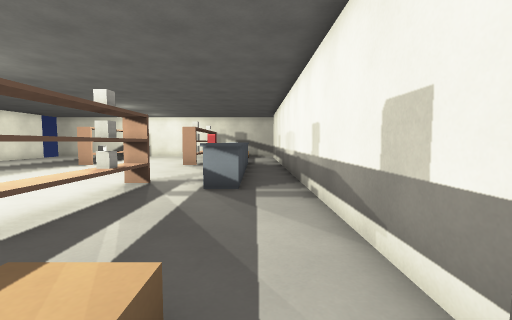
[1] (above)

16 first-person views from a walk through a Godot game level. The camera is 1.2 m above the floor, tilts 4° down and sees 90° across. The floor is counted in squares, 1 m on a side. Each view is taken from the middle of a square. On the plan, view 1 faces up. The plan holds only what a view shows up to about 12 squares ahead; the rest is blank. Characters and animated objects are left out. Door leaves are left out where a doorway can be walked through.

[2]
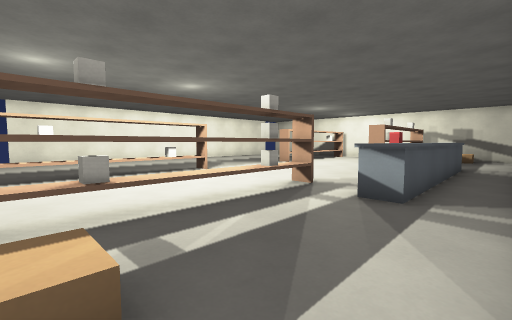

[3]
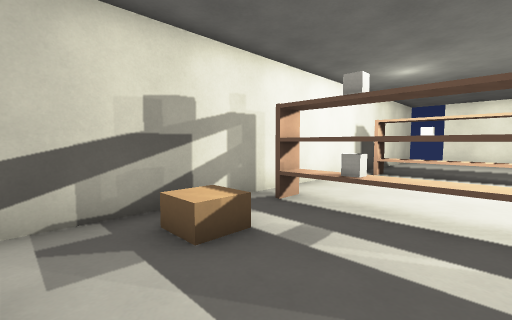

[4]
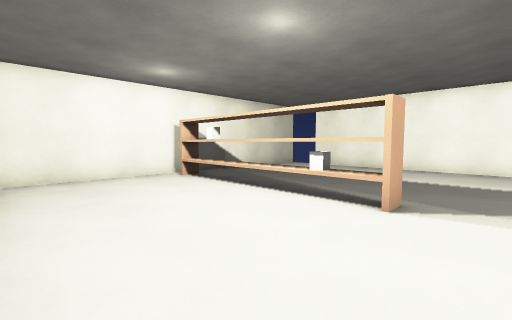

[5]
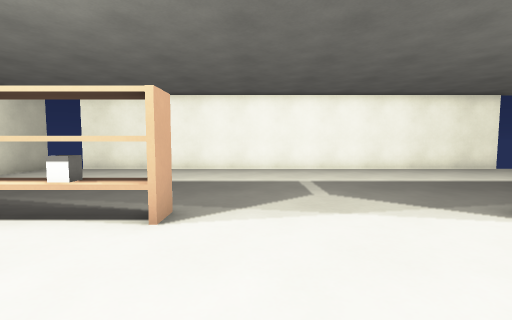

[6]
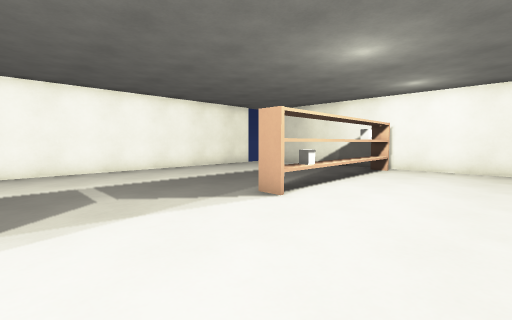

[7]
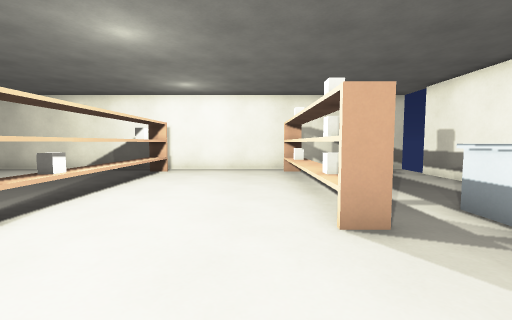

[8]
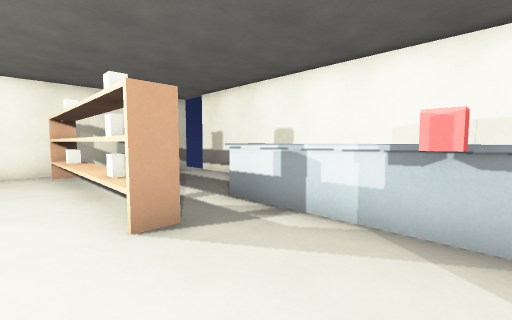

[9]
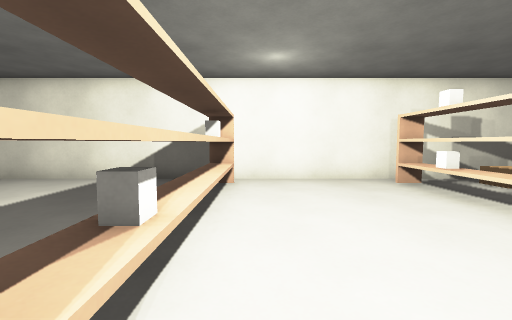

[10]
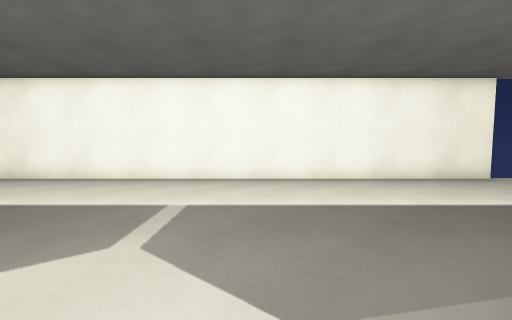

[11]
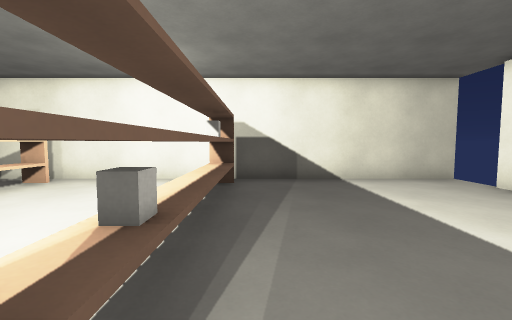

[12]
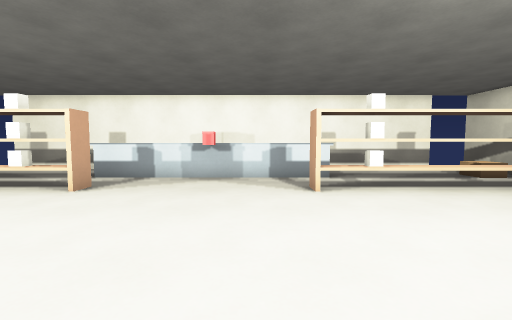

[13]
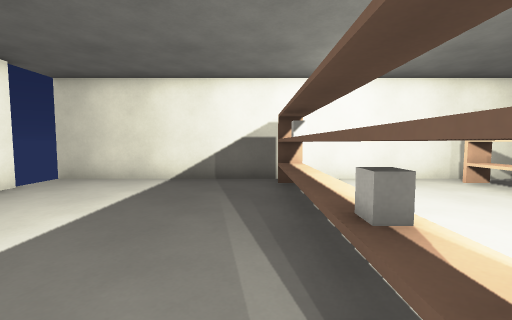

[14]
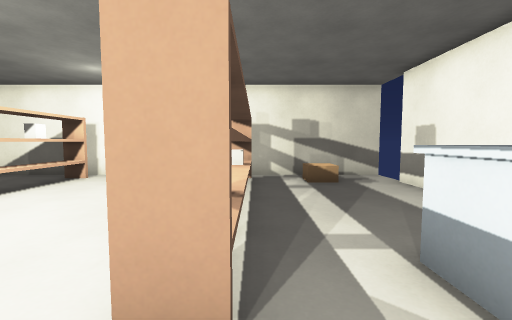

[15]
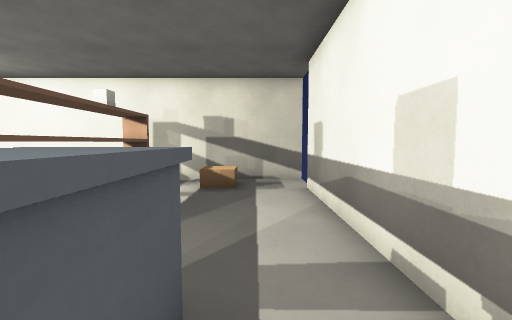

[16]
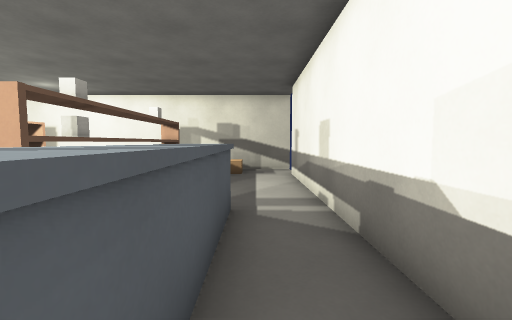

### Floor plan
Key: @ floor where view 1 was taken; # wall or solid block; . floor; D open door; ^ raised ledge; T thing the floor can be seen under or through; O other object.
Columns run from 17 left of view 1 to 2 right of it. Each row starts with its distance up from view 1.
 22 ####################
 21  ..................
 20  .......T....TT.O..
 19 #.......T....TT....#
 18 #.......T....TT....#
 17 #.......T....TT....#
 16 #.......T....TT....#
 15 #.......T....TT....#
 14 #.......T....TT.^..#
 13 #...............^..#
 12 #...............^.D#
 11 #...............^.D
 10 #...............^.D
  9 #...............^.D#
  8 #...............^..#
  7 #.......T....TT.^..#
  6 #.......T....TT....#
  5 #.......T....TT....#
  4 #.......T....TT....#
  3 #.......T....TT....#
  2 #.......T....TT....#
  1  .......T....TT.O..
  0  ................@.
 -1 ####################

Where each view was taken, in squares from view 1:
view 1: 0 up, 0 right, facing up
view 2: 1 up, 1 right, facing up-left
view 3: 4 up, 1 right, facing down-left
view 4: 9 up, 4 left, facing down-left
view 5: 9 up, 5 left, facing left
view 6: 9 up, 5 left, facing up-left
view 7: 10 up, 5 left, facing up
view 8: 10 up, 5 left, facing up-right
view 9: 13 up, 8 left, facing up
view 10: 12 up, 8 left, facing left
view 11: 8 up, 10 left, facing down
view 12: 9 up, 10 left, facing right
view 13: 13 up, 10 left, facing up
view 14: 12 up, 3 left, facing up
view 15: 13 up, 0 right, facing up
view 16: 10 up, 0 right, facing up
